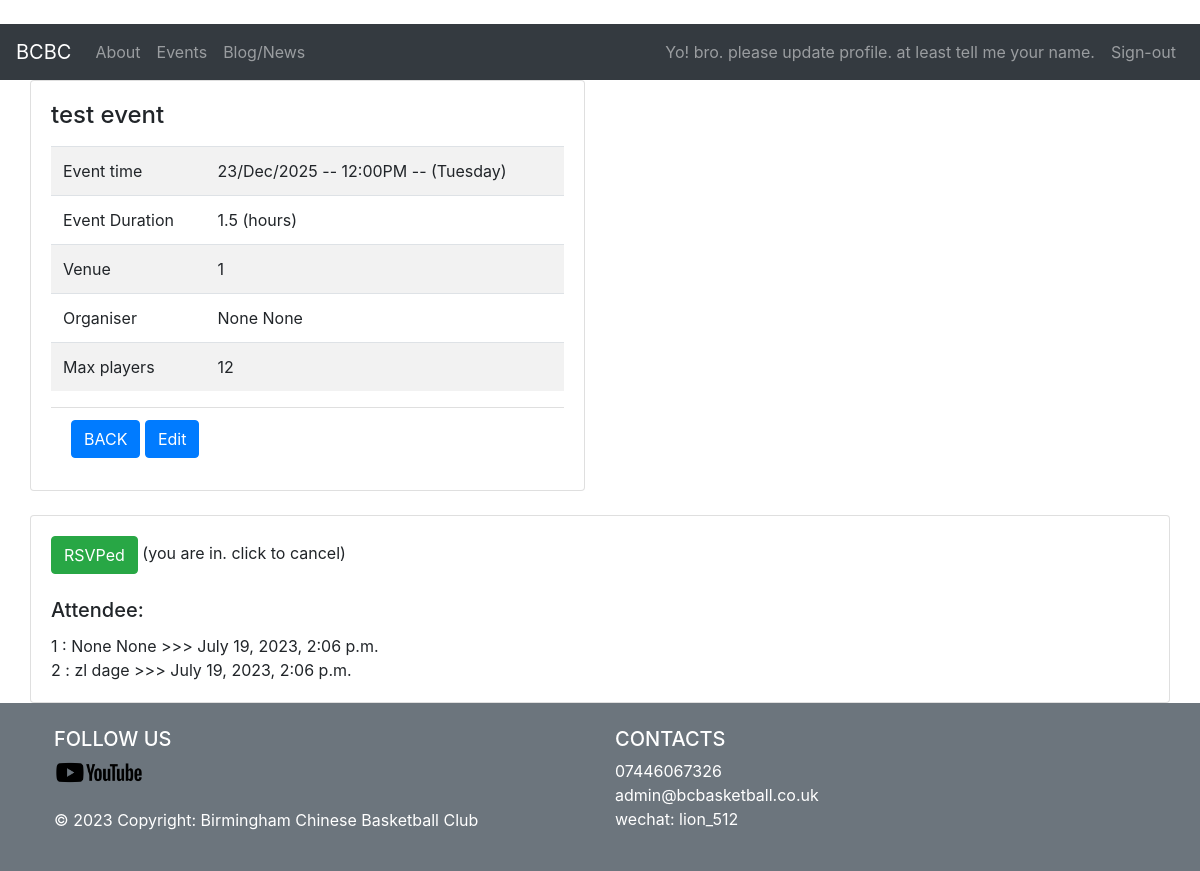
Screenshot of /event_detail/1/ (signed in) with the database file from the repository.
### event/models.py (models this page shows, shortened)
class Event(models.Model):
    DURATION_TYPE=(
        ('1','1'),
        ('1.5','1.5'),
        ('2','2'),
        ('2.5','2.5'),
        ('3','3'),
        ('3.5','3.5'),
        ('4','4'),
        ('others','others'),
    )
    name=models.CharField('Event Name',max_length=100)
    event_datetime=models.DateTimeField('Event Date')
    duration=models.CharField(max_length=10,choices=DURATION_TYPE,null=True)
    organiser= models.ForeignKey(User,null=True,blank=True,on_delete=models.CASCADE)
    venue=models.CharField('Venue address',max_length=200,null=True)
    max_players=models.SmallIntegerField(null=True,blank=True)
    price=models.CharField('Event price',max_length=50,null=True,blank=True)
    activity_note=models.TextField(max_length=200, null=True,blank=True)
    payment_qr=models.ImageField(blank=True,null=True,upload_to='images/') # looking into detial for sizegetattr(): attribute name must be string
    RSVP=models.ManyToManyField(Profile,blank=True,through='RSVP_Profile_inter')

class RSVP_Profile_inter(models.Model):
    event=models.ForeignKey(Event,on_delete=models.CASCADE)
    profile=models.ForeignKey(Profile,on_delete=models.CASCADE)
    RSVP_datetime=models.DateTimeField(null=True,blank=True)
    note=models.CharField('note',max_length=50,null=True,blank=True)

### members/models.py (models this page shows)
class Profile(models.Model):
    PLAYER_TYPE=(
        ('xiuxian','休闲'),
        ('yeren','野人'),
    )
    YEAR_CHOICES = [(r, r) for r in range(2010, datetime.date.today().year + 1)]
    user=models.OneToOneField(User,null=True,on_delete=models.CASCADE)
    first_name=models.CharField('First Name',max_length=50,null=True,)
    last_name=models.CharField('Last Name',max_length=50,null=True,)
    nick_name=models.CharField('Nick Name',max_length=50,blank=True,null=True)
    phone=models.CharField('Member Phone',max_length=50,blank=True,null=True)
    shirt_size= models.CharField('Shirt Size',max_length=20,null=True,blank=True)
    retire_year=models.IntegerField(choices=YEAR_CHOICES,null=True,blank=True)
    bio=models.TextField('Member Bio', max_length=500,null=True,blank=True)

### event/views.py (the view, shortened to what this page needs)
# urls.py: path('event_detail/<event_id>/', views.event_detail,name='event_detail'),
def event_detail(request,event_id):
    current_profile=request.user.profile
    event=Event.objects.get(pk=event_id)
    attendees = event.rsvp_profile_inter_set.all().order_by('-RSVP_datetime')
    if (current_profile.id,) in attendees.values_list('profile'):
        rsvp_status=True
    else:
        rsvp_status = False
    print(event.organiser.profile.first_name)
    return render(request,'event/event_detail.html',{'event':event,'rsvp_status':rsvp_status})

### templates/event/event_detail.html (shortened to what this page needs)
{% extends 'master.html' %}
{% block content %}
<div class="col">
  <div class="col-sm-6">
    <div class="card" >
      <div class="card-body">
        <h4 class="card-title"> {{ event.name }}</h4>
          <table class="table table-striped table-hove" style="width:100%">
              <tbody>
                <tr>
                    <td> Event time </td>
                    <td> {{ event.event_datetime | date:'d/M/Y -- g:iA -- (l)'}}</td>
                </tr>
                <tr>
                    <td>Event Duration</td>
                    <td>{{ event.duration }} (hours)</td>
                </tr>
                <tr>
                    <td>Venue</td>
                    <td>{{ event.venue }} <br>
                    {{ event.venue.address }}</td>
                </tr>
                {% if event.organiser.profile.nick_name %}
                <tr>
                    <td>Organiser</td>
                    <td>{{ event.organiser.profile.nick_name }}</td>
                </tr>
                {% else %}
                <tr>
                    <td>Organiser</td>
                    <td>{{ event.organiser.profile.first_name }} {{ event.organiser.profile.last_name }}</td>
                </tr>
                {% endif %}
                {% if event.max_players %}
                <tr>
                    <td>Max players</td>
                    <td>{{ event.max_players }}</td>
                </tr>
                {% endif %}
          </table>
            <ul class="list-group list-group-flush">
                <li class="list-group-item">
                    <a class="btn btn-primary" href="{% url 'all_events' %}">BACK</a>
                    {% if user.profile.id == event.organiser.profile.id %}
                        <a class="btn btn-primary" href="{% url 'update_event' event.id %}">Edit</a>
                    {% endif %}
                </li>
            </ul>
      </div>
    </div>
      <br>
  </div>
  <div class="col">
    <div class="card">
        <div class="card-body">
        {% if rsvp_status %}
            <form action="" method="POST">
                <button class="btn btn-success" style="color:white" type="submit">RSVPed</button> (you are in. click to cancel)
            </form>
        {% else %}
            <form action="" method="POST">
                {% csrf_token %}
                <button class="btn btn-secondary" style="color:white" type="submit">RSVP</button> (you are not in. click to join)
            </form>
        {% endif %}
        <br>
        <h5 class="card-title">Attendee:</h5>
          {% for item in event.rsvp_profile_inter_set.all %}
                    {{ forloop.counter }} : {{ item.profile.first_name }} {{ item.profile.last_name }}  >>>
                    {{ item.RSVP_datetime }} <br>
          {% endfor %}
      </div>
    </div>
  </div>
</div>
{% endblock %}

### templates/master.html (shortened to what this page needs)
<!DOCTYPE html>
<html lang="en">
<head>
</head>
<body>
</body>
</html>
<!doctype html>
<html lang="en">
  <head>
    <link rel="stylesheet" href="https://cdn.jsdelivr.net/npm/bootstrap@4.0.0/dist/css/bootstrap.min.css">
  </head>
  <body>
    {% include 'navbar.html' %}
    {% block content %}
    {% endblock %}
    {% include 'footer.html' %}
  </body>
</html>

### templates/navbar.html (shortened to what this page needs)
<br>
<nav class="navbar navbar-expand-lg navbar-dark bg-dark ">
  <a class="navbar-brand" href="{% url 'home' %}">BCBC</a>
  <div class="collapse navbar-collapse" id="navbarSupportedContent">
    <ul class="navbar-nav mr-auto">
      <li class="nav-item ">
        <a class="nav-link" href="{% url 'home' %}">About <span class="sr-only">(current)</span></a>
      </li>
        <li class="nav-item">
            <a class="nav-link " href="{% url 'all_events' %}">Events</a>
      </li>
        <li class="nav-item">
        <a class="nav-link" href="#">Blog/News</a>
      </li>
    </ul>
    <ul class="navbar-nav right">
        {% if user.is_authenticated %}
            <li class="nav-item" align="right">
                <a class="nav-link" href=" {% url 'user_profile' %}">
                    {% if user.profile.first_name  %}
                        {{ user.profile.first_name}}
                    {% else %}
                        Yo! bro. please update profile. at least tell me your name.
                    {% endif %}
                </a>
              </li>
             <li class="nav-item">
                <a class="nav-link" href="{% url 'user_logout' %}">Sign-out</a>
              </li>
        {% else %}
             <li class="nav-item">
                <a class="nav-link" href="{% url 'register_login' %}">Register/Sign-in</a>
              </li>
        {% endif %}
    </ul>
  </div>
</nav>

### templates/footer.html
{% load static %}
<section class="">
  <footer class="bg-secondary text-white text-lg-start">
    <div class="container p-4">
      <div class="row">
        <div class="col-lg-6 col-md-12 mb-3 mb-md-0">
          <h5 class="text-uppercase">follow us</h5>
          <a href="https://www.youtube.com/@bcbc2015"><img src="{% static 'youtube-logo-png-31792.png' %}" alt="youtube symbol" width="90rem"></a>
            <div>
                <br>
                © {% now "Y" %} Copyright: Birmingham Chinese Basketball Club
            </div>
        </div>
        <div class="col-lg-3 col-md-6 mb-4 mb-md-0">
          <h5 class="text-uppercase">Contacts</h5>
          <ul class="list-unstyled mb-0">
            <li>
              <p href="#!" class="text-white">07446067326 <br>admin@bcbasketball.co.uk <br>wechat: lion_512</p>
            </li>
          </ul>
        </div>
      </div>
    </div>
  </footer>
</section>

### rows the page displays
Event: name "test event", event_datetime "23/Dec/2025 -- 12:00PM -- (Tuesday)", duration "1.5", venue "1", organiser.profile.first_name "None", organiser.profile.last_name "None", max_players "12"
RSVP_Profile_inter: profile.first_name "None", profile.last_name "None", RSVP_datetime "July 19, 2023, 2:06 p.m."
RSVP_Profile_inter: profile.first_name "zl", profile.last_name "dage", RSVP_datetime "July 19, 2023, 2:06 p.m."
